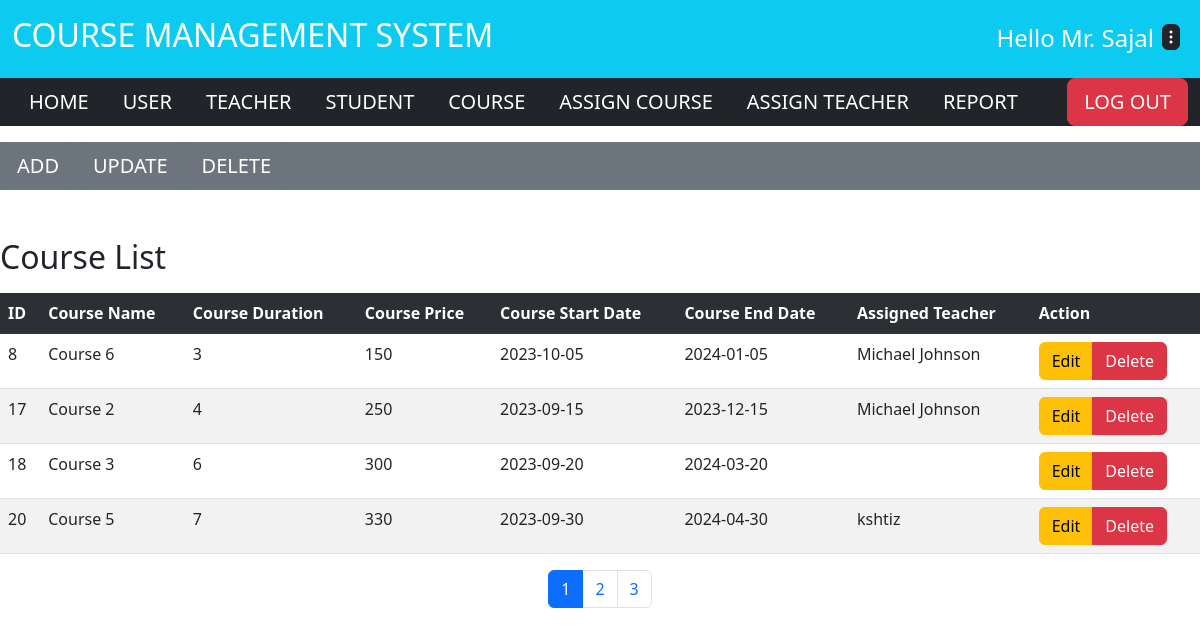
The app's page /course/index.php (signed in) with its own data.
### tables this page shows
CREATE TABLE `course` (
  `courseId` int(11) NOT NULL,
  `courseName` varchar(100) DEFAULT NULL,
  `courseDuration` int(11) NOT NULL DEFAULT '1' COMMENT 'in months',
  `coursePrice` int(11) DEFAULT NULL,
  `courseStartDate` date DEFAULT NULL,
  `courseEndDate` date DEFAULT NULL,
  `teacher_id` int(5) DEFAULT NULL COMMENT 'teacher_id'
);

CREATE TABLE `teacher` (
  `id` int(11) NOT NULL,
  `name` varchar(20) NOT NULL,
  `password` varchar(20) NOT NULL,
  `email` varchar(20) NOT NULL,
  `mobile` int(10) NOT NULL
);

### course/index.php (the view, shortened to what this page needs)
<?php
include('D:\xampp\htdocs\test\common\header.php');
?>
    <?php
     include('nav.php');
    ?>
<div class="mt-5">
<h2>Course List</h2>
<table class="table table-striped mt-3">
    <tr class="table-dark">
        <th>ID</th>
        <th>Course Name</th>
        <th>Course Duration</th>
        <th>Course Price</th>
        <th>Course Start Date</th>
        <th>Course End Date</th>
        <th>Assigned Teacher</th>
        <th>Action</th>
    </tr>
    <?php
        include 'D:\xampp\htdocs\test\common\config.php';
        $limit = 4 ;
        if (@$_GET['page']) {
            $page = $_GET['page'];
        }else{
            $page = 1;
        }
        $offset = ($page - 1)* $limit ;
        $sql = "SELECT * FROM course LEFT JOIN teacher ON course.teacher_id = teacher.id LIMIT {$offset},{$limit}";
        $result = mysqli_query($conn, $sql) or die("Query Failed.");
        while ($row = mysqli_fetch_assoc($result)) {
            echo "<tr>";
            echo "<td>".$row['courseId']."</td>";
            echo "<td>".$row['courseName']."</td>";
            echo "<td>".$row['courseDuration']."</td>";
            echo "<td>".$row['coursePrice']."</td>";
            echo "<td>".$row['courseStartDate']."</td>";
            echo "<td>".$row['courseEndDate']."</td>";
            echo "<td>".$row['name']."</td>";
            if($_SESSION['role'] == 'USER'){
            echo "<td> <div class='btn-group'> <a class='btn btn-warning ' href='edit_user.php?courseId=".$row['courseId']."'>Edit</a><a class='btn btn-danger' href='delete_user.php?courseId=".$row['courseId']."'>Delete</a> </div> </td>";
            }
            echo "</tr>";
        }
echo "</table>";
echo "</div>";
         $sql1 = "SELECT * FROM course";
         $result1 = mysqli_query($conn, $sql1) or die("Query Failed.");
        if (mysqli_num_rows($result1) > 0) {
             $total_records = mysqli_num_rows($result1);
             $total_pages = ceil($total_records/$limit);
             echo "<ul class='pagination justify-content-center'>";
             for ($i=1; $i <= $total_pages ; $i++) {
                   if ($i == $page) {
                         $active = "active";
                     }else{
                         $active = "";
                     }
                   echo "<li class='page-item ".$active." '><a class='page-link' href='index.php?page=".$i."'>".$i."</a></li>";
             }
             echo "</ul>";
        }
include('D:\xampp\htdocs\test\common\footer.php');
?>

### records on screen
course: courseId "8", courseName "Course 6", courseDuration "3", coursePrice "150", courseStartDate "2023-10-05", courseEndDate "2024-01-05", teacher.name "Michael Johnson"
course: courseId "17", courseName "Course 2", courseDuration "4", coursePrice "250", courseStartDate "2023-09-15", courseEndDate "2023-12-15", teacher.name "Michael Johnson"
course: courseId "18", courseName "Course 3", courseDuration "6", coursePrice "300", courseStartDate "2023-09-20", courseEndDate "2024-03-20"
course: courseId "20", courseName "Course 5", courseDuration "7", coursePrice "330", courseStartDate "2023-09-30", courseEndDate "2024-04-30", teacher.name "kshtiz"

### other values on screen
$_SESSION['name'] "Sajal"
